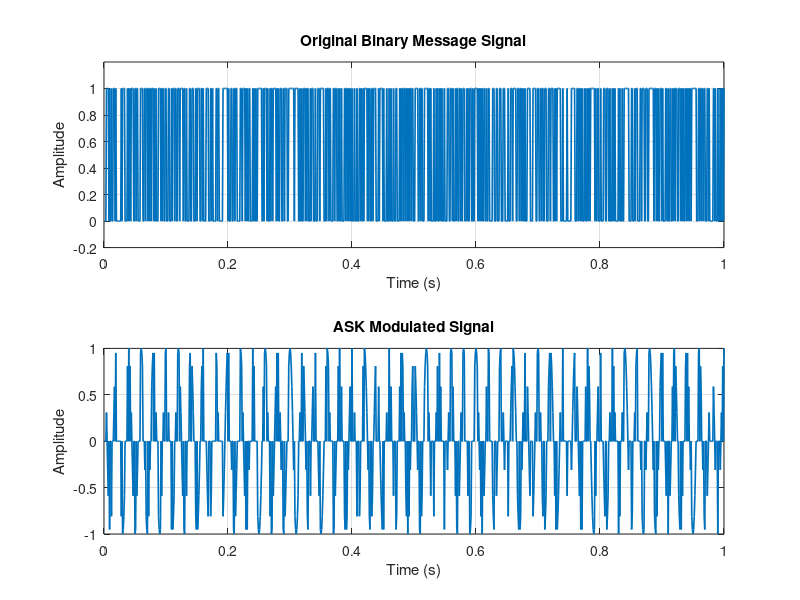
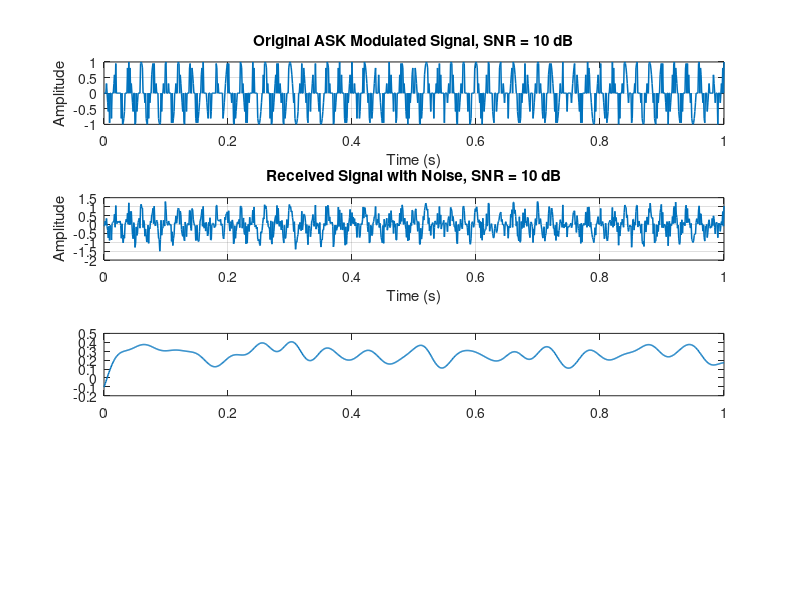

Here is the MATLAB script that generated these plots, in order: (Note: this script raises an error after producing the figures.)
% ASK Modulation and Demodulation with Different SNR Values
% Objective:
% To investigate how varying Signal-to-Noise Ratio (SNR) affects
% the demodulation performance of a communication system.

clc;
clear;
close all;

%% Parameters
fs = 1000;              % Sampling frequency in Hz
t = 0:1/fs:1;           % Time vector
f_c = 50;               % Carrier frequency in Hz
SNR_values = [10 5 0 -5]; % SNR values in dB

%% Generate Binary Message Signal
message_signal = randi([0 1], 1, length(t));

%% ASK Modulation
carrier = cos(2*pi*f_c*t);
modulated_signal = message_signal .* carrier;

%% Plot Original Message and Modulated Signal
figure;
subplot(2,1,1);
plot(t, message_signal, 'LineWidth', 1.2);
title('Original Binary Message Signal');
xlabel('Time (s)');
ylabel('Amplitude');
grid on;
ylim([-0.2 1.2]);

subplot(2,1,2);
plot(t, modulated_signal, 'LineWidth', 1.2);
title('ASK Modulated Signal');
xlabel('Time (s)');
ylabel('Amplitude');
grid on;

%% Noise Addition and Demodulation for Different SNR Values
for i = 1:length(SNR_values)
    SNR = SNR_values(i);

    % Add Gaussian white noise
    received_signal = awgn(modulated_signal, SNR, 'measured');

    % Coherent demodulation: multiply by same carrier
    demodulated_raw = received_signal .* carrier;

    % Low-pass filter to remove high-frequency components
    cutoff_frequency = 20; % Hz
    [b, a] = butter(5, cutoff_frequency/(fs/2), 'low');
    filtered_signal = filtfilt(b, a, demodulated_raw);

    % Decision threshold
    threshold = 0.25;
    demodulated_bits = filtered_signal > threshold;

    % Calculate Bit Error Rate
    bit_errors = sum(message_signal ~= demodulated_bits);
    BER = bit_errors / length(message_signal);

    % Display results in command window
    fprintf('SNR = %d dB | Bit Errors = %d | BER = %.4f\n', SNR, bit_errors, BER);

    % Plot results
    figure;

    subplot(4,1,1);
    plot(t, modulated_signal, 'LineWidth', 1.1);
    title(['Original ASK Modulated Signal, SNR = ', num2str(SNR), ' dB']);
    xlabel('Time (s)');
    ylabel('Amplitude');
    grid on;

    subplot(4,1,2);
    plot(t, received_signal, 'LineWidth', 1.1);
    title(['Received Signal with Noise, SNR = ', num2str(SNR), ' dB']);
    xlabel('Time (s)');
    ylabel('Amplitude');
    grid on;

    subplot(4,1,3);
    plot(t, filtered_signal, 'LineWidth', 1.1);
    hold on;
    yline(threshold, '--', 'Threshold');
    title('Filtered Demodulated Signal');
    xlabel('Time (s)');
    ylabel('Amplitude');
    grid on;

    subplot(4,1,4);
    plot(t, demodulated_bits, 'LineWidth', 1.1);
    title(['Final Demodulated Binary Signal | BER = ', num2str(BER)]);
    xlabel('Time (s)');
    ylabel('Bit Value');
    grid on;
    ylim([-0.2 1.2]);
end
